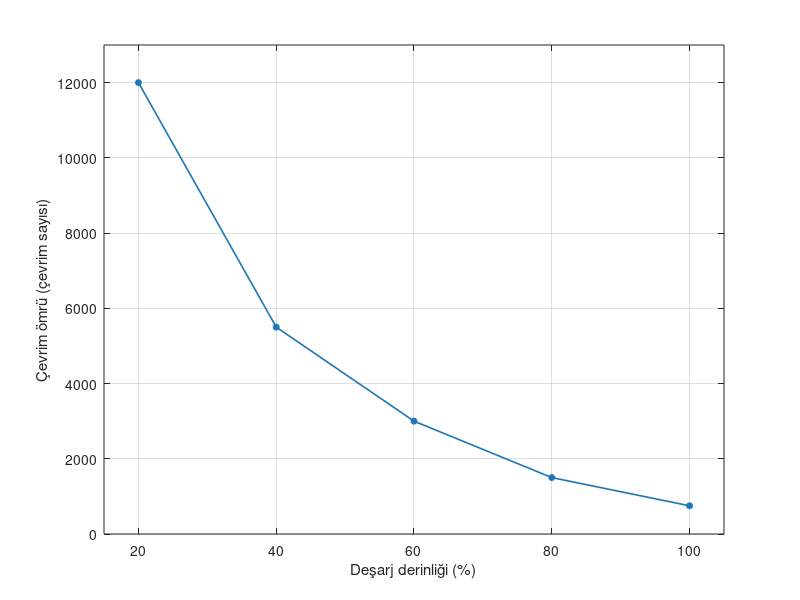

This chart was generated by the following MATLAB code: (Note: this script raises an error after producing the figure.)
% Şekil 2.2 (fig:batarya-omur-guvenlik) temsilî batarya eğrilerinin vektörel çizimi (İP-11).
% Veri noktaları ilk tezdeki raster şekillerden okunmuştur (onceki_tez_dod_cevrim.jpg,
% onceki_tez_guvenli_calisma.png); eğriler Smith2017, Chen2021 ve Feng2018'e göre
% uyarlanmış temsilî değerlerdir, belirli bir hücrenin veri sayfası değildir.
% Çağrı: matlab -batch "run('<bu dosya>')"
here = fileparts(mfilename('fullpath'));
mavi = [0.12 0.47 0.71];

dod = [20 40 60 80 100];
cevrim = [12000 5500 3000 1500 750];
f = figure('Units', 'centimeters', 'Position', [2 2 8 6], 'Color', 'w', 'Visible', 'off');
ax = axes(f); hold(ax, 'on');
plot(ax, dod, cevrim, '-o', 'Color', mavi, 'LineWidth', 1.2, 'MarkerFaceColor', mavi, 'MarkerSize', 4);
grid(ax, 'on'); box(ax, 'on'); xlim(ax, [15 105]); ylim(ax, [0 13000]);
xlabel(ax, 'Deşarj derinliği (%)'); ylabel(ax, 'Çevrim ömrü (çevrim sayısı)');
ax.YAxis.Exponent = 0; ax.FontName = 'Arial'; ax.FontSize = 8;
exportgraphics(f, fullfile(here, 'batarya_dod_cevrim.pdf'), 'ContentType', 'vector');
close(f);

soc = [0 10 20 40 60 80 90 100];
vh = [2.50 3.00 3.20 3.45 3.65 3.90 4.03 4.19];
f = figure('Units', 'centimeters', 'Position', [2 2 8 6], 'Color', 'w', 'Visible', 'off');
ax = axes(f); hold(ax, 'on');
koyu = [0.85 0.90 0.95]; acik = [0.95 0.97 0.99];
patch(ax, [0 10 10 0], [2.4 2.4 4.3 4.3], koyu, 'EdgeColor', 'none');
patch(ax, [10 90 90 10], [2.4 2.4 4.3 4.3], acik, 'EdgeColor', 'none');
patch(ax, [90 100 100 90], [2.4 2.4 4.3 4.3], koyu, 'EdgeColor', 'none');
plot(ax, soc, vh, '-', 'Color', mavi, 'LineWidth', 1.4);
text(ax, 5, 4.12, {'Aşırı', 'deşarj'}, 'HorizontalAlignment', 'center', 'FontName', 'Arial', 'FontSize', 7);
text(ax, 50, 4.12, 'Güvenli çalışma bölgesi', 'HorizontalAlignment', 'center', 'FontName', 'Arial', 'FontSize', 7);
text(ax, 95, 3.70, {'Aşırı', 'şarj'}, 'HorizontalAlignment', 'center', 'FontName', 'Arial', 'FontSize', 7);
grid(ax, 'on'); box(ax, 'on'); ax.Layer = 'top';
xlim(ax, [0 100]); ylim(ax, [2.4 4.3]);
xlabel(ax, 'Doluluk oranı, SoC (%)'); ylabel(ax, 'Hücre gerilimi (V)');
ax.FontName = 'Arial'; ax.FontSize = 8;
exportgraphics(f, fullfile(here, 'batarya_guvenli_calisma.pdf'), 'ContentType', 'vector');
close(f);
fprintf('batarya eğrileri yazıldı: %s\n', here);
